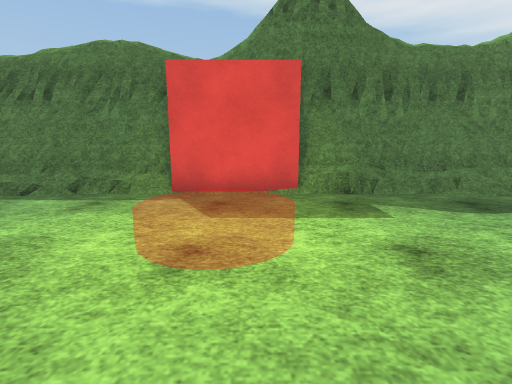
view 1 (above)

14 first-person views from a walk through a scene from a Unity 3-D project. The camera is 1.2 m above the floor, tilts 10° down and sees 85° across. The floor is counted in squares, 1 m on a side. Each view is taken from the middle of a square. On the plan, view 1 faces up. The plan holds only what a view shows up to about 13 squares ahead; the rest is blank. The place goes on beyond the plan. The player is left out. Surface patterns are stand-ins for the level's own textures.

view 2
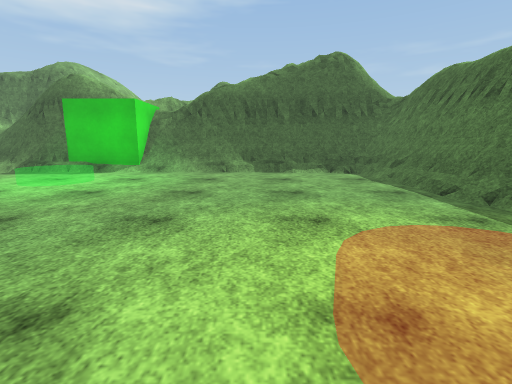

view 3
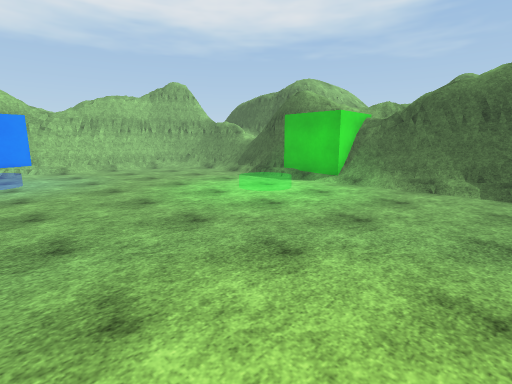

view 4
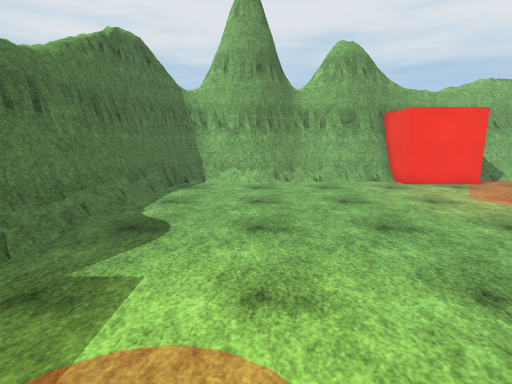

view 5
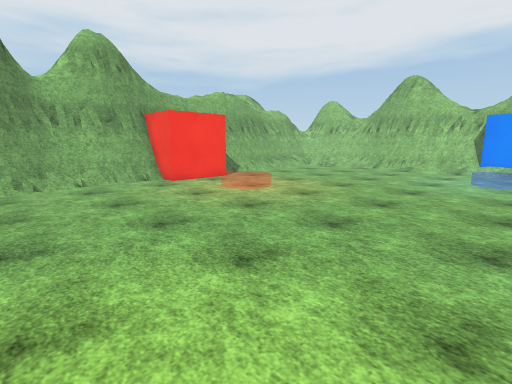

view 6
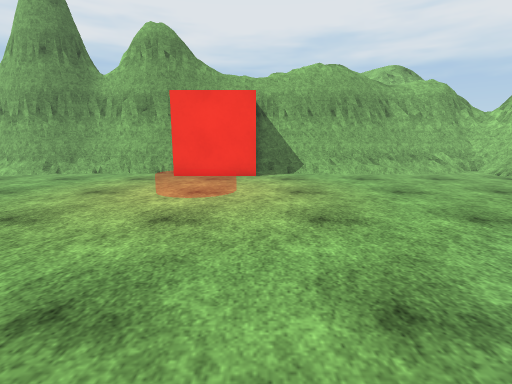

view 7
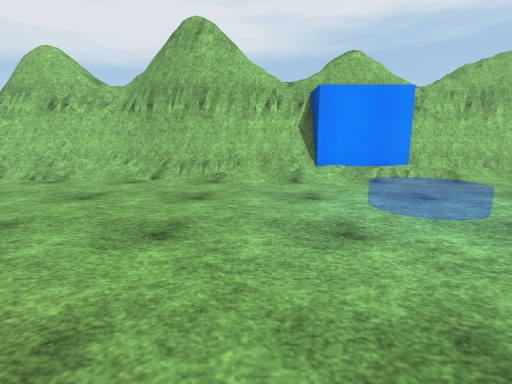

view 8
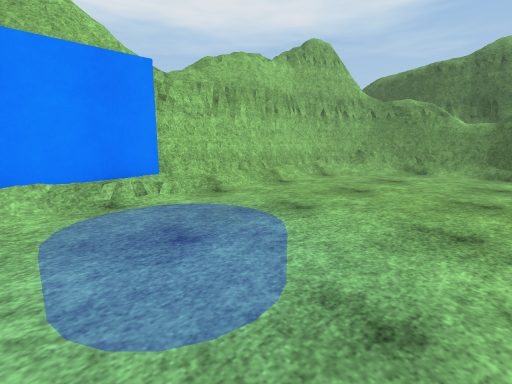

view 9
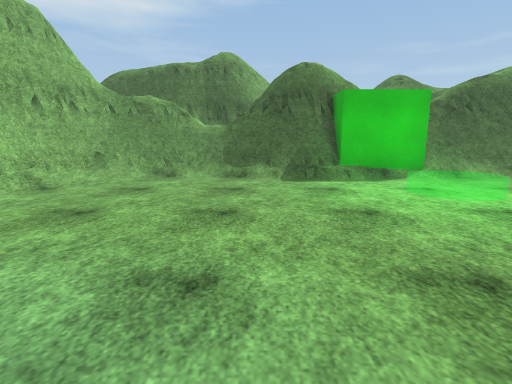

view 10
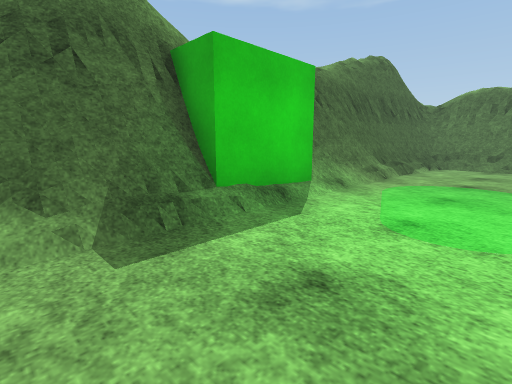

view 11
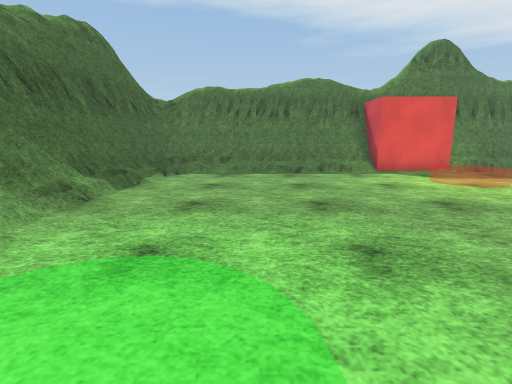

view 12
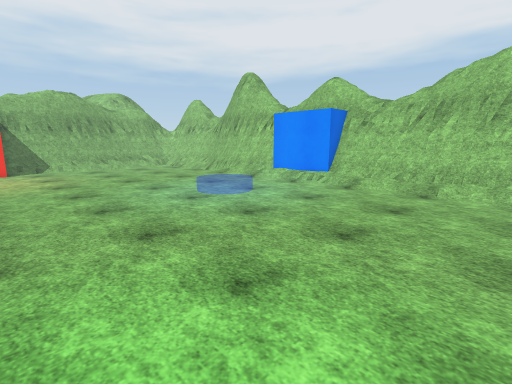

view 13
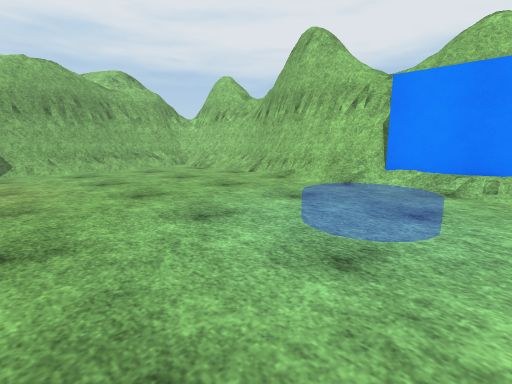

view 14
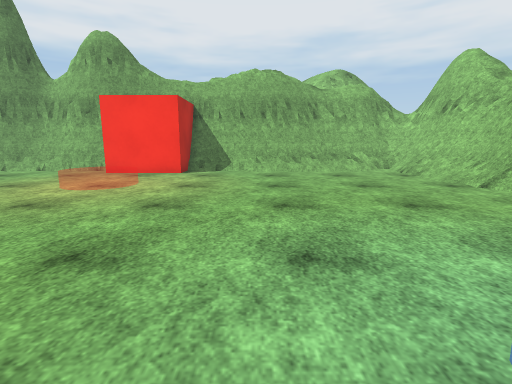

### Floor plan
Key: @ floor where view 1 was taken; # wall or solid block; . main floor; : floor 0.25 m higher than the main floor; + floor 0.5 m higher than the main floor; / step, stairs or slope; = window, fence, low wall or low ledge; ^ raised ledge; O other object.
Columns run from 13 left of view 1 to 12 right of it. Each row starts with its distance up from view 1.
  8        #####  # #######
  7    ######==#######===####
  6   #=#...................##
  5  ###....................=#
  4  ##.........//..........=#
  3  #=.........//..........=#
  2  ##.....................=#
  1  #=.....................##
  0  #=..........@..........=#
 -1  #=.....................=#
 -2  #/.....................=#
 -3 ###../.................###
 -4   #..+/.............O..#
 -5   #..//.............O..#
 -6  ##....................###
 -7  #=...................../#
 -8  #=...................../#
 -9 ##/...................../#
-10 ##/........../........../#
-11 ^=/........./+/........./#
-12 ##/.........//........../#
-13 ###/..................../#
-14  #=/..................../#
-15  ###===:#######===== //==#
-16   #######   ##############

Positions as (right, up) in squares from view 1, and headings:
1: (0, 0), facing up
2: (1, 2), facing left
3: (0, 3), facing down-left
4: (-1, 3), facing right
5: (-1, 3), facing down-right
6: (0, -6), facing right
7: (3, -6), facing down
8: (1, -9), facing down-left
9: (-1, -9), facing left
10: (-7, -9), facing up-left
11: (-7, -5), facing up
12: (-8, -5), facing down-right
13: (-2, -7), facing down-right
14: (-1, -9), facing right
